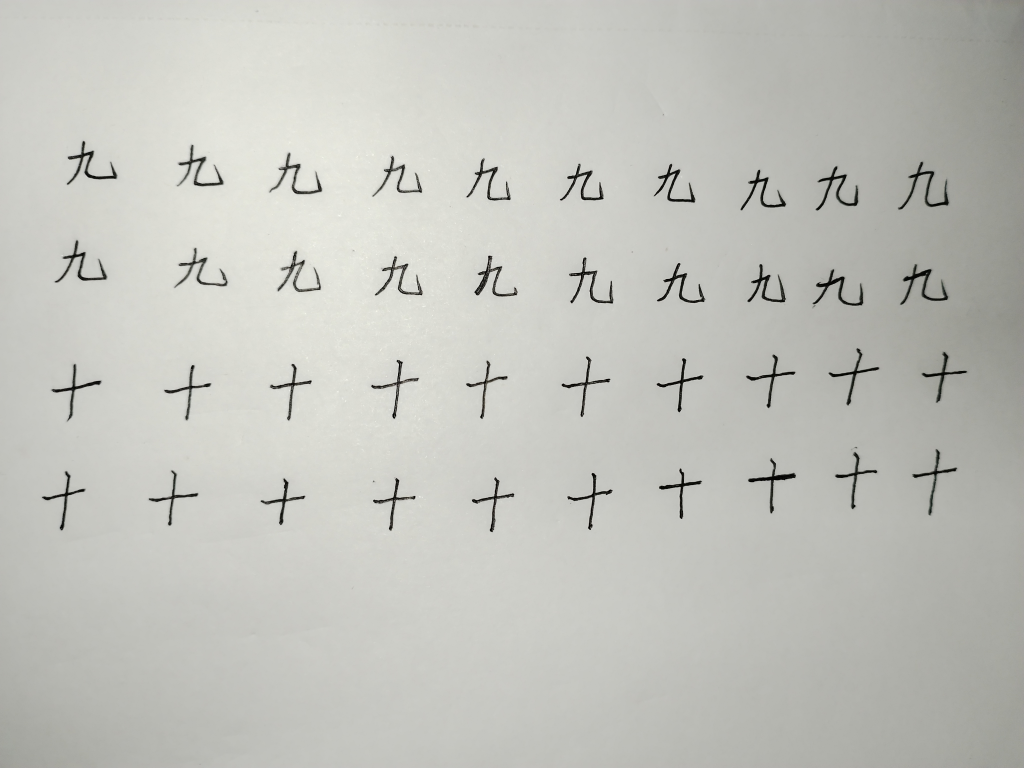
#> input picture test4/pic/words3.jpg, 4096 x 3072 px, found by its file name (shown at 1/4 size)
$ python detect.py
#> lines starting #> are read from the running program, lines starting #| are printed output that depends on the picture; after the words box and inside, x2 and y2 are one past the last pixel; in counts of white or black regions, pixels touching at a corner belong together
import cv2
import numpy as np

'''水平投影'''


def getHProjection(image):
    hProjection = np.zeros(image.shape, np.uint8)
    # 图像高与宽
    (h, w) = image.shape
    # 长度与图像高度一致的数组
    h_ = [0] * h
    # 循环统计每一行白色像素的个数
    for y in range(h):
        for x in range(w):
            if image[y, x] == 255:
                h_[y] += 1
    # 绘制水平投影图像
    for y in range(h):
        for x in range(h_[y]):
            hProjection[y, x] = 255
    cv2.imshow('hProjection2', hProjection)

    return h_


def getVProjection(image):
    vProjection = np.zeros(image.shape, np.uint8);
    # 图像高与宽
    (h, w) = image.shape
    # 长度与图像宽度一致的数组
    w_ = [0] * w
    # 循环统计每一列白色像素的个数
    for x in range(w):
        for y in range(h):
            if image[y, x] == 255:
                w_[x] += 1
    # 绘制垂直平投影图像
    for x in range(w):
        for y in range(h - w_[x], h):
            vProjection[y, x] = 255
    # cv2.imshow('vProjection',vProjection)
    return w_


if __name__ == "__main__":
    # 读入原始图像
    origineImage = cv2.imread('E:/20212333Python\demo09_AnalisisData/test4\pic\words3.jpg')
#> origineImage is the input picture: shape (3072, 4096, 3); mean B, G, R 188.2, 194.4, 193.7
    # 图像灰度化
    # image = cv2.imread('test.jpg',0)
    image = cv2.cvtColor(origineImage, cv2.COLOR_BGR2GRAY)
    cv2.imshow('gray', image)
    # 将图片二值化
    retval, img = cv2.threshold(image, 127, 255, cv2.THRESH_BINARY_INV)
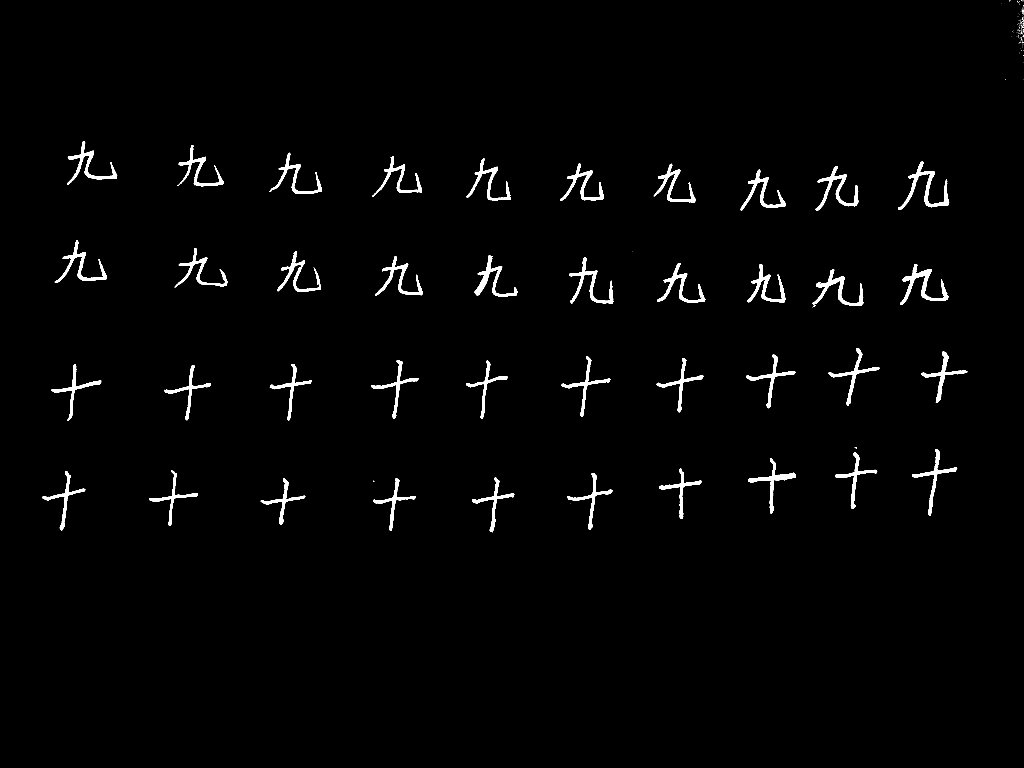
#> img: shape (3072, 4096) (shown at 1/4 size); 1.6% white; 266 white regions (224 under 20 px), largest, box (x1, y1, x2, y2) and area: (3592, 645, 3797, 839) 6976, (3600, 1057, 3794, 1220) 6884, (3262, 665, 3433, 842) 6030
    cv2.imshow('binary', img)
    # 图像高与宽
    (h, w) = img.shape
#> h = 3072; w = 4096
    Position = []
    # 水平投影
    H = getHProjection(img)
#> after the loop in getHProjection, `for y in range(h):`:
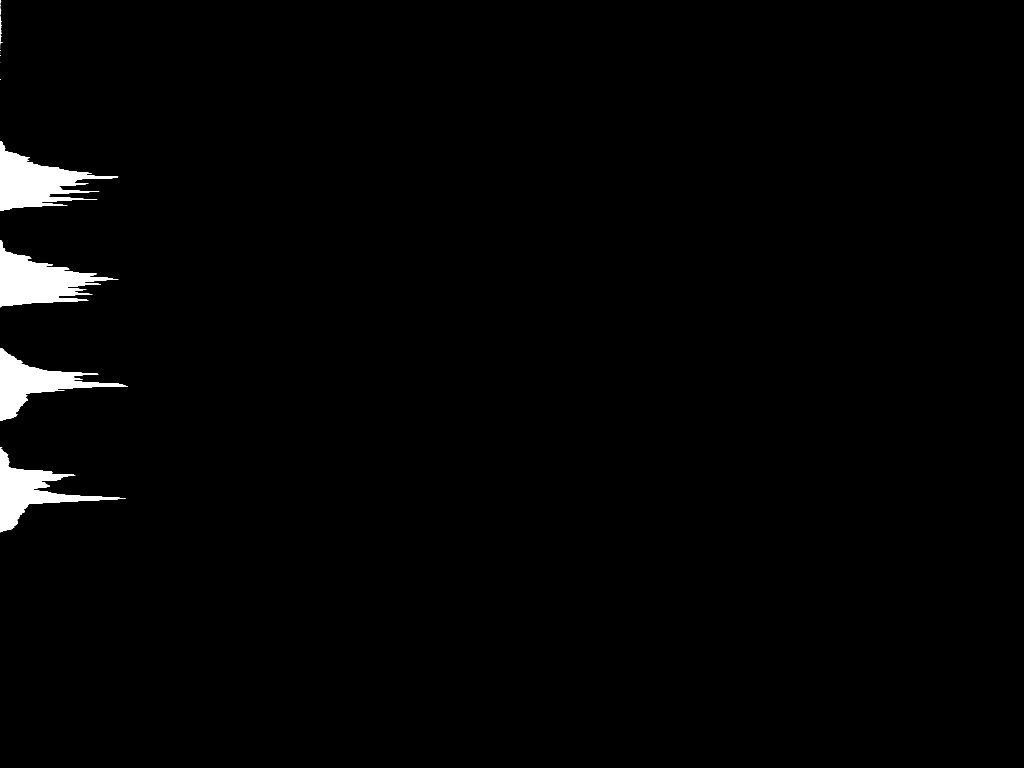
#> hProjection: shape (3072, 4096) (shown at 1/4 size); 1.6% white; 50 white regions (38 under 20 px), largest, box (x1, y1, x2, y2) and area: (0, 961, 474, 1228) 54684, (0, 564, 473, 842) 53234, (0, 1393, 512, 1684) 43420
#> H = 3072 values, max 512 at index 1544, min 0 at index 8, mean 63.52

    start = 0
    H_Start = []
    H_End = []
    # 根据水平投影获取垂直分割位置
    for i in range(len(H)):
        if H[i] > 0 and start == 0:
            H_Start.append(i)
            start = 1
        if H[i] <= 0 and start == 1:
            H_End.append(i)
            start = 0
#> this loop made 3072 passes
#> start on passes 1, 9, 10, 11, 12, 13, 14, 15, 16, 18, 19, 20: 1, 0, 1, 0, 1, 0, 1, 0, 1, 0, 1, 0
#> after the loop, H_End = 50 values from 8 to 2129; H_Start = 50 values from 0 to 1796; start = 0
    # 分割行，分割之后再进行列分割并保存分割位置
    for i in range(len(H_Start)):
        # 获取行图像
        try:
            cropImg = img[H_Start[i]:H_End[i], 0:w]
            # 进行其他图像处理操作
        except IndexError as e:
            print(f"索引错误：{e}，当前索引 i={i}, H_Start 长度={len(H_Start)}, H_End 长度={len(H_End)}")
        # cv2.imshow('cropImg',cropImg)
        # 对行图像进行垂直投影
        W = getVProjection(cropImg)
        Wstart = 0
        Wend = 0
        W_Start = 0
        W_End = 0
        for j in range(len(W)):
            if W[j] > 0 and Wstart == 0:
                W_Start = j
                Wstart = 1
                Wend = 0
            if W[j] <= 0 and Wstart == 1:
                W_End = j
                Wstart = 0
                Wend = 1
            if Wend == 1:
                Position.append([W_Start, H_Start[i], W_End, H_End[i]])
                Wend = 0
#> this loop made 50 passes
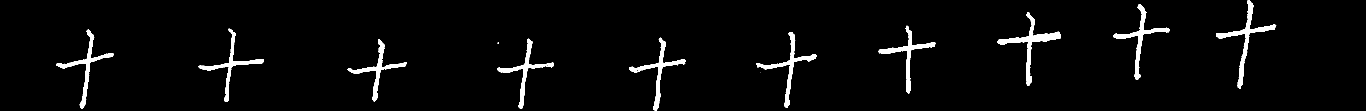
#> cropImg: shape (333, 4096) (shown at 1/3 size); 3.2% white; 18 white regions (8 under 20 px), largest, box (x1, y1, x2, y2) and area: (2992, 36, 3183, 258) 5339, (3648, 0, 3829, 266) 5077, (3340, 12, 3509, 240) 4433
#> after the loop, Position = 130 items, first 6: [4037, 0, 4038, 8], [4039, 0, 4040, 8], [4041, 0, 4042, 8], [4069, 0, 4071, 8], [4077, 0, 4080, 8], [4087, 0, 4088, 8]
    # 根据确定的位置分割字符
    for m in range(len(Position)):
        print(m)
        cv2.rectangle(origineImage, (Position[m][0], Position[m][1]), (Position[m][2], Position[m][3]), (0, 229, 238),
                      1)
        # 切割图片,并保存
        cv2.imwrite('E:/20212333Python\demo09_AnalisisData/test4\pic\cut/' + str(m) + '.png',
                    origineImage[Position[m][1]:Position[m][3], Position[m][0]:Position[m][2]])
#> this loop made 130 passes
#| 0
#| 1
#| 2
#| 3
#| 4
#| 5
#| 6
#| 7
#> (further printed lines are left out)

    cv2.imshow('image', origineImage)
    cv2.waitKey(0)
